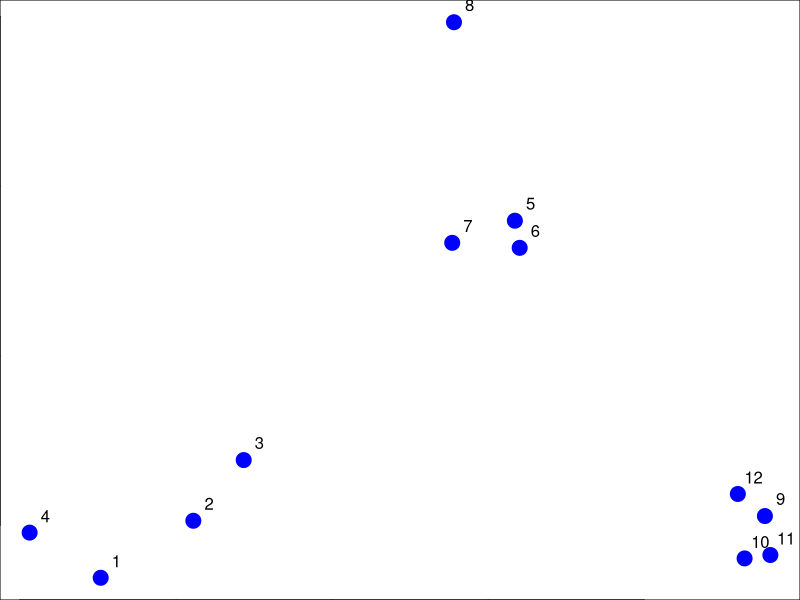
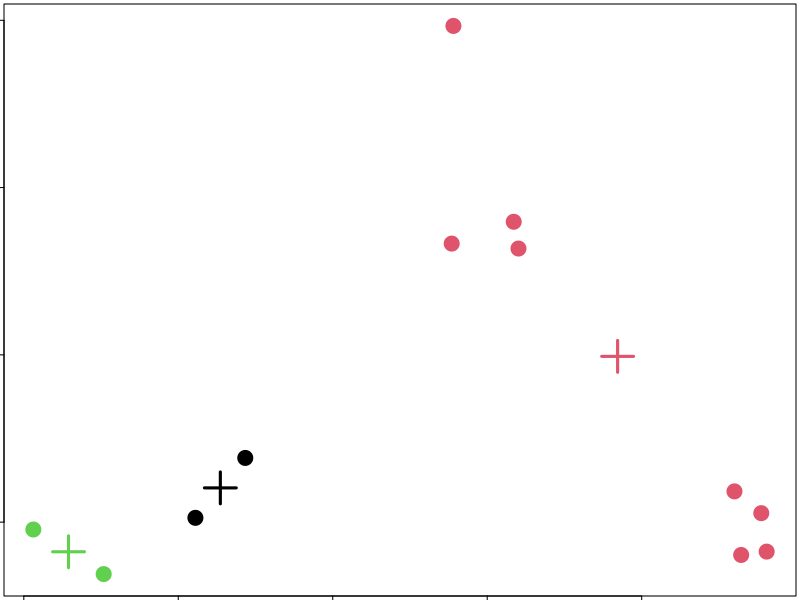
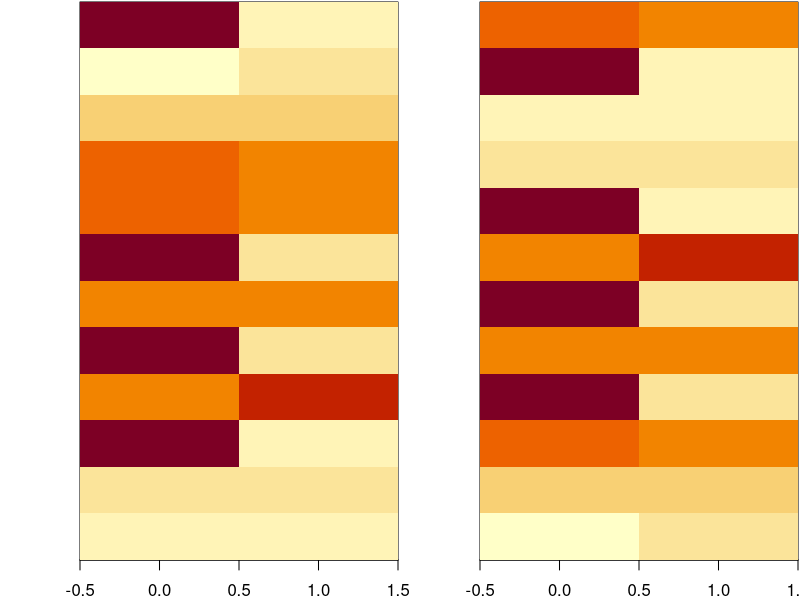

Write the R code that produced these figures, in order.
## ---- chunk 1
set.seed(1234)
par(mar = c(0,0,0,0))
x <- rnorm(12, mean = rep(1:3, each = 4), sd = .2)
y <- rnorm(12, mean = rep(c(1,2,1), each = 4), sd = 0.2)
plot(x,y,col = "blue", pch = 19, cex = 2)
text(x + 0.05, y + 0.05, labels = as.character((1:12)))
## ---- chunk 2
dataFrame <- data.frame(x,y)
kmeansObj <- kmeans(dataFrame, centers = 3)
names(kmeansObj)
## ---- chunk 3
par(mar = rep(0.2, 4))
plot(x,y, col = kmeansObj$cluster, pch = 19, cex =2)
points(kmeansObj$centers, col = 1:3, pch = 3, cex = 3, lwd = 3)
## ---- chunk 4
set.seed(1235)
dataMatrix <- as.matrix(dataFrame)[sample(1:12),]
kmeansObj2 <- kmeans(dataMatrix, centers = 3)
par(mfrow = c(1,2), mar = c(2,4,0.1,0.1))
image(t(dataMatrix)[, nrow(dataMatrix):1], yaxt = "n")
image(t(dataMatrix)[, order(kmeansObj$cluster)], yaxt = "n")
